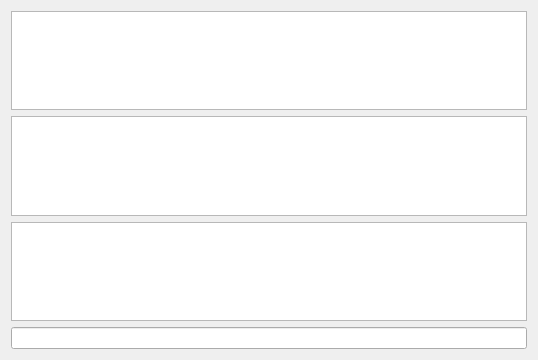
<?xml version="1.0" encoding="UTF-8"?>
<ui version="4.0">
 <class>Gnsslhl_Widget</class>
 <widget class="QWidget" name="Gnsslhl_Widget">
  <property name="geometry">
   <rect>
    <x>0</x>
    <y>0</y>
    <width>538</width>
    <height>360</height>
   </rect>
  </property>
  <property name="windowTitle">
   <string>Form</string>
  </property>
  <layout class="QVBoxLayout" name="verticalLayout">
   <item>
    <widget class="QtCharts::QChartView" name="graphicsView_lon"/>
   </item>
   <item>
    <widget class="QtCharts::QChartView" name="graphicsView_lat"/>
   </item>
   <item>
    <widget class="QtCharts::QChartView" name="graphicsView_height"/>
   </item>
   <item>
    <widget class="QLineEdit" name="lineEdit_lhl"/>
   </item>
  </layout>
 </widget>
 <customwidgets>
  <customwidget>
   <class>QtCharts::QChartView</class>
   <extends>QGraphicsView</extends>
   <header location="global">qchartview.h</header>
  </customwidget>
 </customwidgets>
 <resources/>
 <connections/>
</ui>
